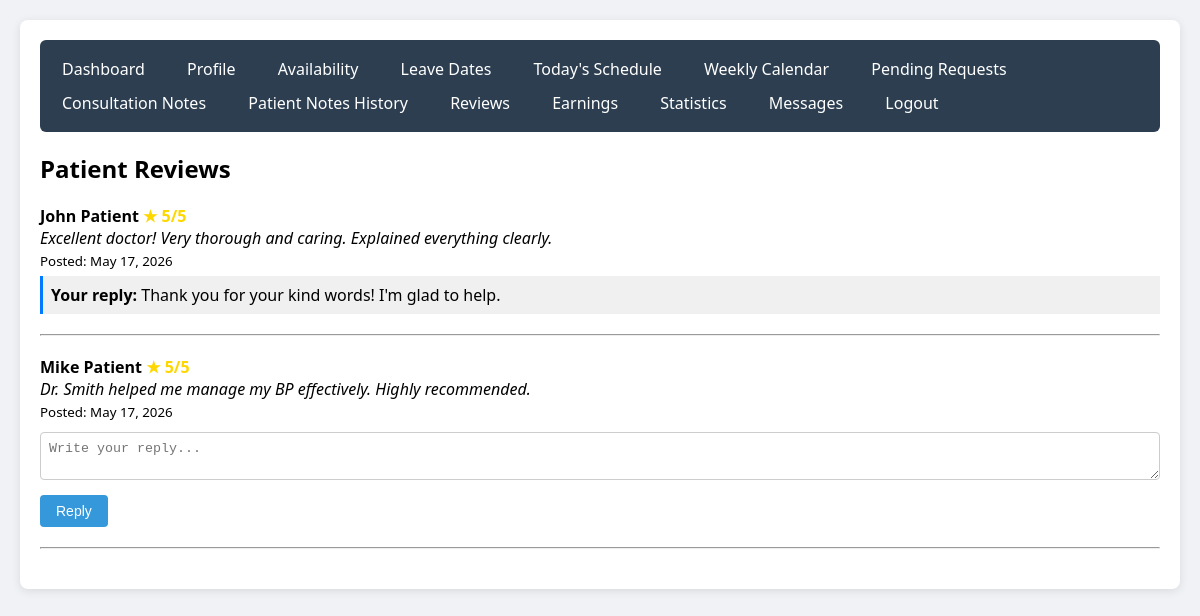
The page /controllers/DoctorController.php?page=reviews (signed in) on the database its author committed.
### tables this page shows
CREATE TABLE `doctor_reviews` (
  `id` int(11) NOT NULL,
  `appointment_id` int(11) NOT NULL,
  `patient_id` int(11) NOT NULL,
  `doctor_id` int(11) NOT NULL,
  `rating` int(11) DEFAULT NULL CHECK (`rating` >= 1 and `rating` <= 5),
  `review_text` text DEFAULT NULL,
  `reply` text DEFAULT NULL,
  `created_at` timestamp NOT NULL DEFAULT current_timestamp()
);

CREATE TABLE `users` (
  `id` int(11) NOT NULL,
  `name` varchar(100) NOT NULL,
  `email` varchar(100) NOT NULL,
  `password_hash` varchar(255) NOT NULL,
  `phone` varchar(20) DEFAULT NULL,
  `role` enum('patient','doctor','receptionist','admin') DEFAULT 'patient',
  `profile_pic` varchar(255) DEFAULT NULL,
  `is_active` tinyint(1) DEFAULT 1,
  `created_at` timestamp NOT NULL DEFAULT current_timestamp()
);

### models/Review.php (called while the page is built, shortened)
<?php
require_once __DIR__ . '/../config/database.php';
class Review {
    private $conn;
    public function __construct() {
        $database = new Database();
        $this->conn = $database->getConnection();
    }
    public function getByDoctor($doctor_id) {
        $stmt = $this->conn->prepare("SELECT r.*, u.name as patient_name
                                      FROM doctor_reviews r
                                      JOIN patients p ON r.patient_id = p.id
                                      JOIN users u ON p.user_id = u.id
                                      WHERE r.doctor_id = ?
                                      ORDER BY r.created_at DESC");
        $stmt->bind_param("i", $doctor_id);
        $stmt->execute();
        $result = $stmt->get_result();
        $reviews = [];
        while($row = $result->fetch_assoc()) $reviews[] = $row;
        return $reviews;
    }
}
?>

### config/database.php (called while the page is built, shortened)
<?php
class Database {
    private $host = "localhost";
    private $db_name = "hospital_db";
    private $username = "root";
    private $password = "";
    public function getConnection() {
        $this->conn = null;
        try {
            $this->conn = new mysqli($this->host, $this->username, $this->password, $this->db_name);
            $this->conn->set_charset("utf8mb4");
        } catch(Exception $e) {
            die("Connection error: " . $e->getMessage());
        }
        return $this->conn;
    }
}
?>

### models/Doctor.php (called while the page is built, shortened)
<?php
require_once __DIR__ . '/../config/database.php';
class Doctor {
    private $conn;
    public function __construct() {
        $database = new Database();
        $this->conn = $database->getConnection();
    }
    public function getByUserId($user_id) {
        $stmt = $this->conn->prepare("SELECT * FROM doctors WHERE user_id = ?");
        $stmt->bind_param("i", $user_id);
        $stmt->execute();
        return $stmt->get_result()->fetch_assoc();
    }
}
?>

### views/doctor/reviews.php (the view, shortened to what this page needs)
<?php
$reviews = $reviewModel->getByDoctor($doctor_data['id']);
?>
<h2>Patient Reviews</h2>
<?php if (count($reviews) > 0): ?>
    <?php foreach ($reviews as $review): ?>
        <div class="review-item">
            <strong><?php echo htmlspecialchars($review['patient_name']); ?></strong>
            <span class="rating">★ <?php echo $review['rating']; ?>/5</span><br>
            <em><?php echo nl2br(htmlspecialchars($review['review_text'])); ?></em><br>
            <small>Posted: <?php echo date('F j, Y', strtotime($review['created_at'])); ?></small><br>
            <?php if ($review['reply']): ?>
                <div class="doctor-reply">
                    <strong>Your reply:</strong> <?php echo nl2br(htmlspecialchars($review['reply'])); ?>
                </div>
            <?php else: ?>
                <form method="post" style="margin-top:10px;">
                    <textarea name="reply" rows="2" cols="50" placeholder="Write your reply..."></textarea><br>
                    <button type="submit" name="reply_review">Reply</button>
                </form>
            <?php endif; ?>
            <hr>
        </div>
    <?php endforeach; ?>
<?php else: ?>
    <p>No reviews yet.</p>
<?php endif; ?>

### assets/css/style.css (style rules this page uses)
body { font-family: 'Segoe UI', Tahoma, Geneva, Verdana, sans-serif; background: #f0f2f5; margin: 0; padding: 20px; }
input, select, textarea { padding: 8px; border: 1px solid #ccc; border-radius: 4px; width: 100%; box-sizing: border-box; margin-bottom: 10px; }
button, input[type="submit"] { background: #3498db; color: white; border: none; padding: 8px 16px; cursor: pointer; border-radius: 4px; font-size: 14px; }
hr { margin: 20px 0; }

### views/doctor/reviews.php (style rules this page uses)
.rating { color: gold; font-weight: bold; }
.doctor-reply { background: #f0f0f0; padding: 8px; margin-top: 5px; border-left: 3px solid #007bff; }

### rows shown on the page
doctor_reviews: users.name "John Patient", rating "5", review_text "Excellent doctor! Very thorough and caring. Explained everything clearly.", created_at "May 17, 2026", reply "Thank you for your kind words! I'm glad to help."
doctor_reviews: users.name "Mike Patient", rating "5", review_text "Dr. Smith helped me manage my BP effectively. Highly recommended.", created_at "May 17, 2026"
